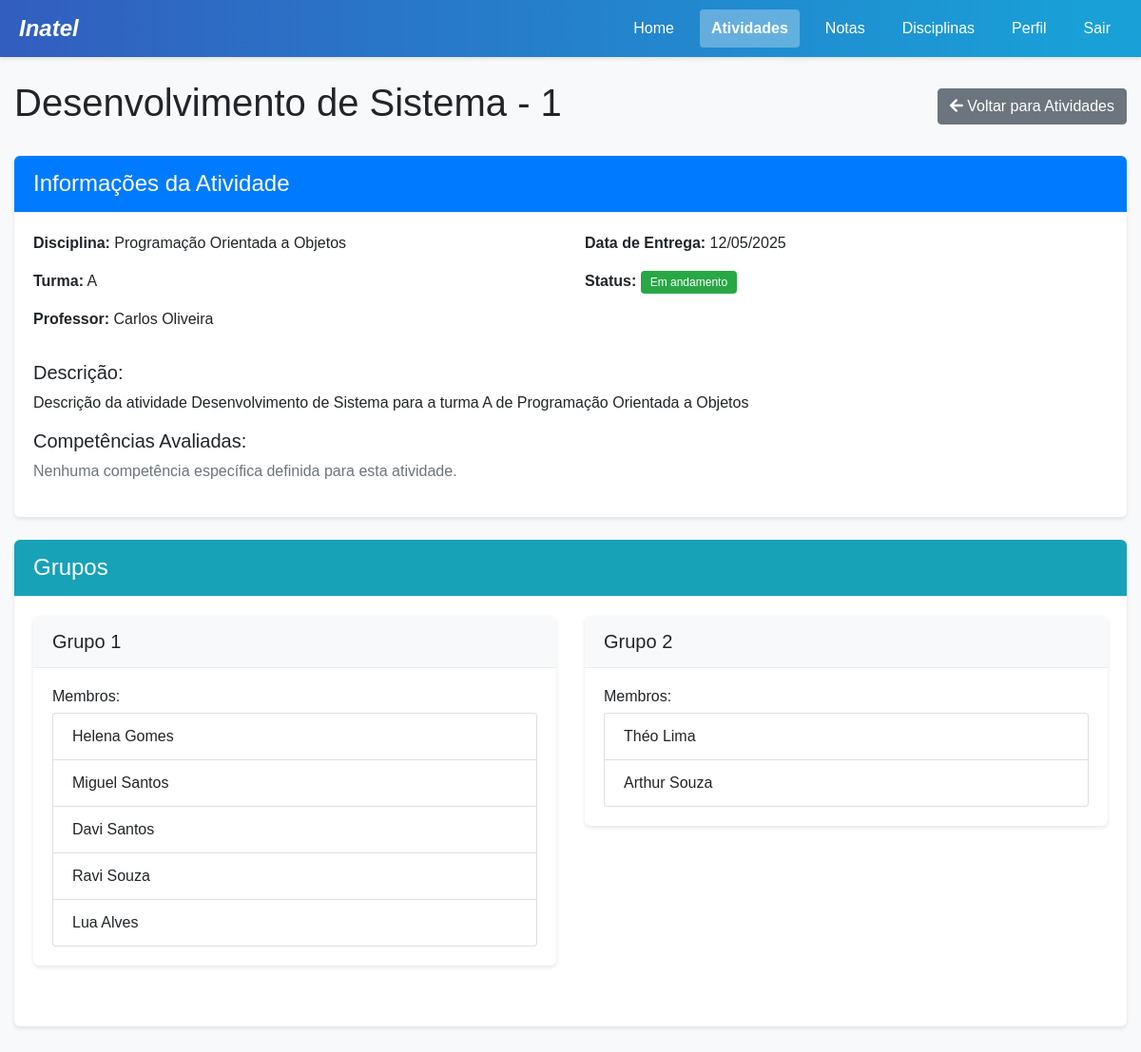
The page /atividade/1/ (signed in) on the database as committed earlier.
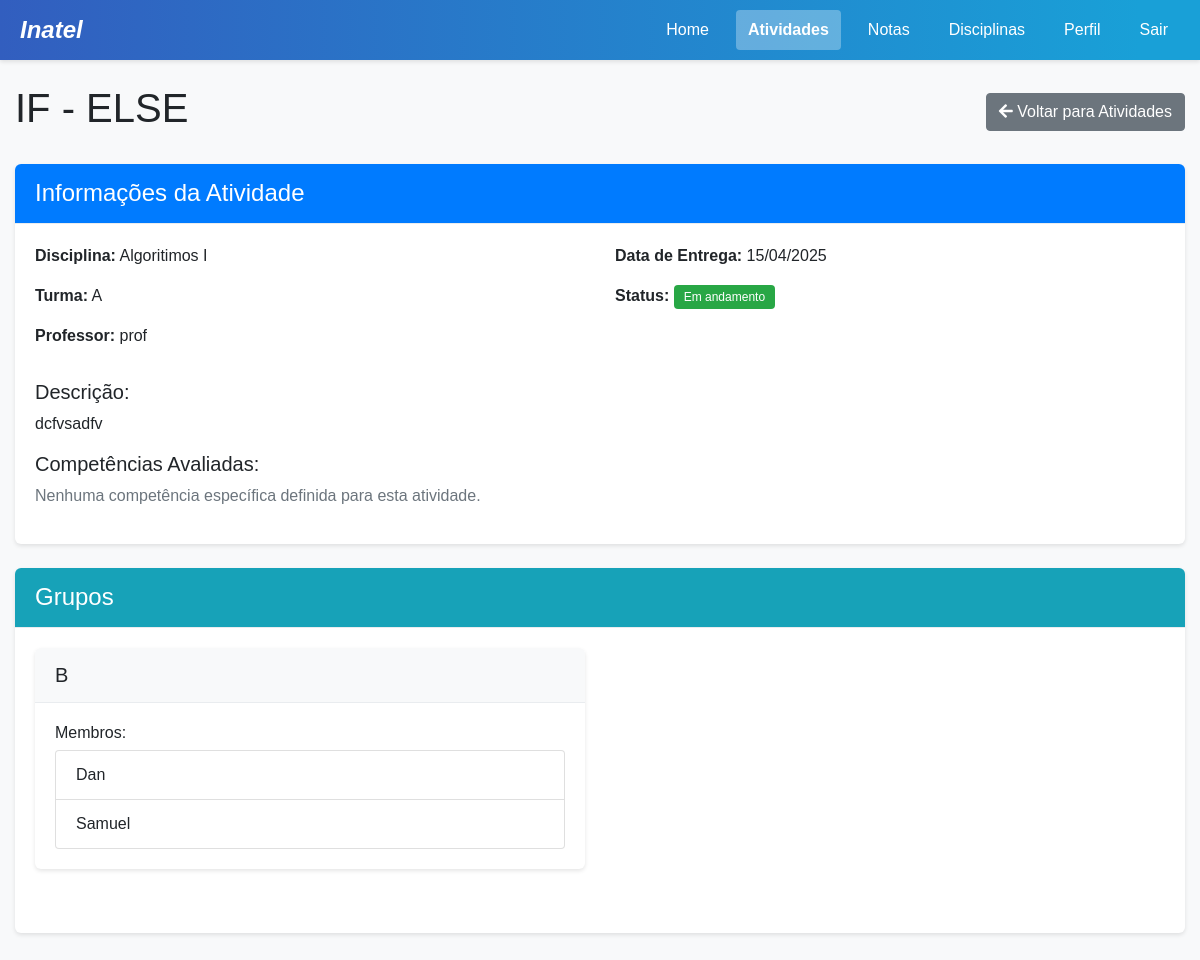
The same page on the database as committed later.
### project/models.py (models this page shows, shortened)
class Atividade(models.Model):
    id = models.AutoField(primary_key=True)
    titulo = models.CharField(max_length=100)
    descricao = models.TextField()
    dataEntrega = models.DateField()
    turma = models.ForeignKey(Turma, on_delete=models.CASCADE, related_name='atividades')
    competencias = models.ManyToManyField('Competencia', related_name='atividades', blank=True)

class Turma(models.Model):
    id = models.AutoField(primary_key=True)
    codigo = models.CharField(max_length=20)  # e.g. "A", "B", "C"
    disciplina = models.ForeignKey(Disciplina, on_delete=models.CASCADE, related_name='turmas')
    professor = models.ForeignKey(Professor, on_delete=models.CASCADE, related_name='turmas')
    semestre = models.ForeignKey(Semestre, on_delete=models.CASCADE, related_name='turmas')

class Disciplina(models.Model):
    id = models.AutoField(primary_key=True)
    nome = models.CharField(max_length=100)
    codigo = models.CharField(max_length=20)
    curso = models.ForeignKey(Curso, on_delete=models.CASCADE, related_name='disciplinas')

class Professor(models.Model):
    idProfessor = models.AutoField(primary_key=True)
    nomeProf = models.CharField(max_length=100)
    emailProf = models.EmailField(unique=True)
    senhaProf = models.CharField(max_length=100)
    reset_token = models.CharField(max_length=100, null=True, blank=True)

class Grupo(models.Model):
    id = models.AutoField(primary_key=True)
    nome = models.CharField(max_length=100)
    atividade = models.ForeignKey(Atividade, on_delete=models.CASCADE, related_name='grupos')
    alunos = models.ManyToManyField(Aluno, related_name='grupos')

class Aluno(models.Model):
    idAluno = models.AutoField(primary_key=True)
    nomeAluno = models.CharField(max_length=100)
    emailAluno = models.EmailField(unique=True)
    senhaAluno = models.CharField(max_length=100)
    matricula = models.CharField(max_length=20, unique=True)
    curso = models.ForeignKey(Curso, on_delete=models.CASCADE, related_name='alunos')
    reset_token = models.CharField(max_length=100, null=True, blank=True)

### project/views.py (the view)
    def wrapper(request, *args, **kwargs):
        if 'user_type' not in request.session or 'user_id' not in request.session:
            messages.error(request, "Você precisa estar logado para acessar esta página.")
            return redirect('login')
        user_type = request.session['user_type']
        user_id = request.session['user_id']
        try:
            if user_type == 'aluno':
                Aluno.objects.get(idAluno=user_id)
            elif user_type == 'professor':
                Professor.objects.get(idProfessor=user_id)
            elif user_type == 'coordenador':
                Coordenador.objects.get(id=user_id)
            elif user_type == 'admin':
                from .models import Admin
                Admin.objects.get(id=user_id)
            else:
                messages.error(request, "Tipo de usuário não reconhecido.")
                request.session.flush()
                return redirect('login')
        except Exception:
            messages.error(request, "Sua sessão expirou ou é inválida. Por favor, faça login novamente.")
            request.session.flush()
            return redirect('login')
        return view_func(request, *args, **kwargs)

### project/context_processors.py (called while the page is built)
def user_data(request):
    context = {
        'user_type': request.session.get('user_type'),
        'user_id': request.session.get('user_id'),
        'username': request.session.get('username'),
    }
    if 'user_type' in request.session:
        notificacoes = obter_notificacoes_usuario(request)
        context['notificacoes_nao_lidas'] = notificacoes.filter(lida=False)
        context['notificacoes_count'] = context['notificacoes_nao_lidas'].count()
    return context

### project/utils.py (called while the page is built)
def obter_notificacoes_usuario(request):
    from .models import Notificacao, Aluno, Professor, Coordenador, Admin
    user_type = request.session.get('user_type')
    user_id = request.session.get('user_id')
    if not user_type or not user_id:
        return Notificacao.objects.none()
    if user_type == 'aluno':
        return Notificacao.objects.filter(aluno_id=user_id)
    elif user_type == 'professor':
        return Notificacao.objects.filter(professor_id=user_id)
    elif user_type == 'coordenador':
        return Notificacao.objects.filter(coordenador_id=user_id)
    elif user_type == 'admin':
        return Notificacao.objects.filter(admin_id=user_id)
    return Notificacao.objects.none()

### project/templates/atividade_detalhe.html (shortened to what the changed rows need)
<!DOCTYPE html>
<html lang="pt-br">
<head>
    {% load static %}
    <link rel="stylesheet" href="https://stackpath.bootstrapcdn.com/bootstrap/4.5.2/css/bootstrap.min.css">
    <link rel="stylesheet" href="{% static 'css/main.css' %}">
    <link rel="stylesheet" href="https://cdnjs.cloudflare.com/ajax/libs/font-awesome/5.15.3/css/all.min.css">
</head>
<body>
    <div class="container mt-4">
        <div class="d-flex justify-content-between align-items-center mb-4">
            <h1>{{ atividade.titulo }}</h1>
            <a href="{% url 'atividades' %}" class="btn btn-secondary">
                <i class="fas fa-arrow-left"></i> Voltar para Atividades
            </a>
        </div>
        <div class="card mb-4">
            <div class="card-body">
                <div class="row">
                    <div class="col-md-6">
                        <p><strong>Disciplina:</strong> {{ atividade.turma.disciplina.nome }}</p>
                        <p><strong>Turma:</strong> {{ atividade.turma.codigo }}</p>
                        <p><strong>Professor:</strong> {{ atividade.turma.professor.nomeProf }}</p>
                    </div>
                    <div class="col-md-6">
                        <p><strong>Data de Entrega:</strong> {{ atividade.dataEntrega|date:"d/m/Y" }}</p>
                        <p><strong>Status:</strong>
                            {% if atividade.dataEntrega < today %}
                                <span class="badge badge-danger">Encerrada</span>
                            {% else %}
                                <span class="badge badge-success">Em andamento</span>
                            {% endif %}
                        </p>
                    </div>
                </div>
                <div class="mt-3">
                    <h5>Descrição:</h5>
                    <p>{{ atividade.descricao }}</p>
                </div>
            </div>
        </div>
        {% if user_type == 'aluno' %}
            <div class="card mb-4">
                <div class="card-header bg-info text-white">
                    <h4 class="mb-0">Meu Grupo: {{ grupo.nome }}</h4>
                </div>
                <div class="card-body">
                    <h5>Membros do Grupo:</h5>
                    <ul class="list-group mb-4">
                        {% for aluno in grupo.alunos.all %}
                            <li class="list-group-item d-flex justify-content-between align-items-center">
                                {{ aluno.nomeAluno }}
                                {% if aluno.idAluno == request.session.user_id %}
                                    <span class="badge badge-primary">Você</span>
                                {% endif %}
                            </li>
                        {% endfor %}
                    </ul>
                    {% if auto_avaliacao %}
                    <h5><i class="fas fa-user-check"></i> Auto-Avaliação:</h5>
                    <div class="mb-4">
                        <div class="card border-success">
                            <div class="card-body">
                                <div class="d-flex justify-content-between align-items-center">
                                    <div>
                                        <h6 class="mb-0">Sua auto-avaliação</h6>
                                        <small class="text-muted">Avalie seu próprio desempenho nesta atividade</small>
                                    </div>
                                    <div>
                                        {% if auto_avaliacao.avaliacao.concluida %}
                                            <span class="badge badge-success">Concluída</span>
                                        {% else %}
                                            <a href="{% url 'auto_avaliar' auto_avaliacao.avaliacao.id %}" class="btn btn-success btn-sm">
                                                <i class="fas fa-user-check"></i> Auto-Avaliar
                                            </a>
                                        {% endif %}
                                    </div>
                                </div>
                            </div>
                        </div>
                    </div>
                    {% endif %}
                    <h5><i class="fas fa-users"></i> Avaliações de Colegas:</h5>
                    <div class="table-responsive">
                        <table class="table table-striped">
                            <thead>
                                <tr>
                                    <th>Colega</th>
                                    <th>Status</th>
                                    <th>Ação</th>
                                </tr>
                            </thead>
                            <tbody>
                                {% for item in avaliacoes %}
                                    {% if item.colega.idAluno != request.session.user_id %}
                                        <tr>
                                            <td>{{ item.colega.nomeAluno }}</td>
                                            <td>
                                                {% if item.avaliacao.concluida %}
                                                    <span class="badge badge-success">Avaliado</span>
                                                {% else %}
                                                    <span class="badge badge-warning">Pendente</span>
                                                {% endif %}
                                            </td>
                                            <td>
                                                {% if not item.avaliacao.concluida %}
                                                    <a href="{% url 'avaliar_colega' item.avaliacao.id %}" class="btn btn-primary btn-sm">
                                                        Avaliar
                                                    </a>
                                                {% else %}
                                                    <button class="btn btn-secondary btn-sm" disabled>Avaliado</button>
                                                {% endif %}
                                            </td>
                                        </tr>
                                    {% endif %}
                                {% endfor %}
                            </tbody>
                        </table>
                    </div>
                </div>
            </div>
        {% elif user_type == 'professor' or user_type == 'coordenador' %}
            <div class="card mb-4">
                <div class="card-body">
                    {% if grupos %}
                        <div class="row">
                            {% for grupo in grupos %}
                                <div class="col-md-6 mb-4">
                                    <div class="card">
                                        <div class="card-header">
                                            <h5 class="mb-0">{{ grupo.nome }}</h5>
                                        </div>
                                        <div class="card-body">
                                            <h6>Membros:</h6>
                                            <ul class="list-group">
                                                {% for aluno in grupo.alunos.all %}
                                                    <li class="list-group-item">{{ aluno.nomeAluno }}</li>
                                                {% endfor %}
                                            </ul>
                                        </div>
                                    </div>
                                </div>
                            {% endfor %}
                        </div>
                    {% endif %}
                </div>
            </div>
        {% endif %}
    </div>
</body>
</html>

Rows that differ between the two databases and show on the page:
removed Aluno: nomeAluno "Miguel Santos"
removed Aluno: nomeAluno "Davi Santos"
removed Aluno: nomeAluno "Ravi Souza"
removed Aluno: nomeAluno "Lua Alves"
removed Grupo: nome "Grupo 2"
removed Aluno: nomeAluno "Théo Lima", shown under "Grupo 2"
removed Aluno: nomeAluno "Arthur Souza", shown under "Grupo 2"
changed Atividade: titulo "Desenvolvimento de Sistema - 1" → "IF - ELSE"; turma.disciplina.nome "Programação Orientada a Objetos" → "Algoritimos I"; turma.professor.nomeProf "Carlos Oliveira" → "prof"; dataEntrega "12/05/2025" → "15/04/2025"; descricao "Descrição da atividade Desenvolvimento de Sistema para a turma A de Programação Orientada a Objetos" → "dcfvsadfv"
changed Grupo: gains Aluno (nomeAluno "Samuel"); nome "Grupo 1" → "B"
changed Aluno: nomeAluno "Helena Gomes" → "Dan"
